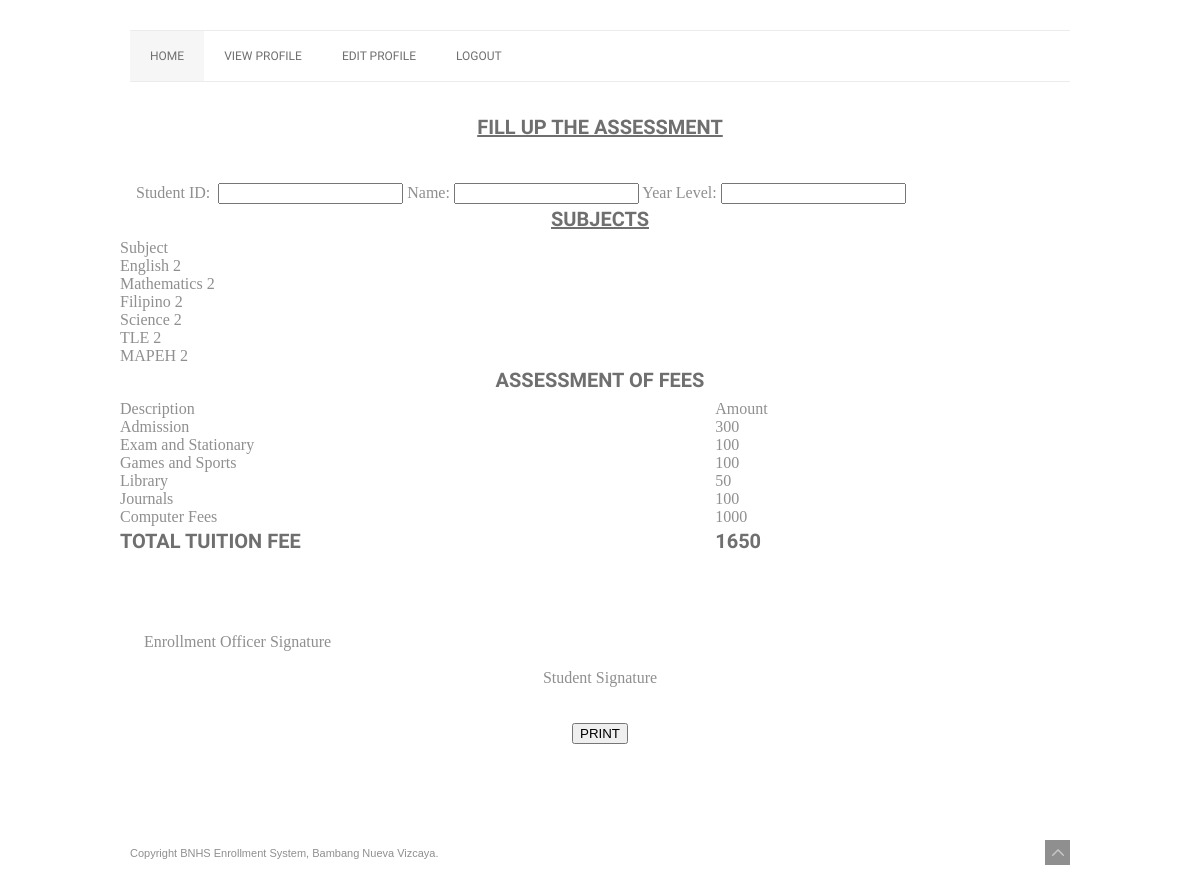
The app's page /web/assessment3.php with its own data.
### tables this page shows
CREATE TABLE `tblsubjects` (
  `RecNo` bigint(10) NOT NULL AUTO_INCREMENT,
  `Level` varchar(100) DEFAULT NULL,
  `Subject` varchar(100) DEFAULT NULL,
  `Teacher` varchar(100) DEFAULT NULL,
  PRIMARY KEY (`RecNo`)
);

### web/assessment3.php (the view, shortened to what this page needs)
<!DOCTYPE html>
<head>
    <link rel="stylesheet" href="css/960_12_col.css" media="screen" />
    <link rel="stylesheet" href="css/reset.css" media="screen" />
    <link rel="stylesheet" href="css/style.css" media="screen" />
    <link rel="stylesheet" href="css/anythingslider.css">
    <link rel="stylesheet" title="activestyle" href="css/default-blue.css" media="screen" />
</head>
<body>
    <section id="header-wrapper">
        <header id="header" class="clearfix">
            <section id="nav-container">
         <nav id="nav">
                    <ul>
                        <li class="active"><a href="index.html">Home</a></li>
                                <li> <a href="viewprofile.php">View Profile</a></li>
                                <li> <a href="searcheditstudent.php">Edit Profile</a></li>
                                <li> <a href="mainhome.html">Logout</a></li>
            </ul>
			</nav>
            </section>
        </header>
    </section>
    <section id="content-wrapper">
<div class="container">
<center><h2><strong><u>FIll up the Assessment</u></strong></h2></center>
<br><br>
<form name="myform" action="oldstudents.php" method="get" onsubmit="return validateForm()">
&nbsp;&nbsp;&nbsp;&nbsp;Student  ID: &nbsp;<input type="text" name="studentid" class="ed" id="brnu" />
Name:&nbsp;<input type="text" name="name" class="ed" id="brnu" />
Year Level:&nbsp;<input type="text" name="level" class="ed" id="brnu" />
</form>
		<center><h2><strong><u>SUBJECTS</u></strong></h2></center>
      <div class="row">
                <table class="table table-striped table-bordered">
                  <thead>
                    <tr>
                      <th>Subject</th>
                    </tr>
                  </thead>
                  <tbody>
                  <?php
                   $pdo = Database::connect();
                    $sql = "SELECT * FROM tblsubjects WHERE Level= 'Grade 8'";
                   foreach ($pdo->query($sql) as $row) {
                            echo '<tr>';
							echo '<td>'. $row['Subject'] . '</td>';
                            echo '</tr>';
                   }
                  ?>
                  </tbody>
            </table>
			<center><h2><strong>Assessment of Fees</strong></h2></center>
	<table style="width:80%">
	 <tr>
    <th>Description</th>
    <th>Amount</th>
  </tr>
	<tr>
    <td>Admission</td>
    <td>300</td>
  </tr>
  <tr>
    <td>Exam and Stationary</td>
    <td>100</td>
  </tr>
  <tr>
    <td>Games and Sports</td>
    <td>100</td>
  </tr>
  <tr>
    <td>Library</td>
    <td>50</td>
  </tr>
  <tr>
    <td>Journals</td>
    <td>100</td>
  </tr>
  <tr>
    <td>Computer Fees</td>
    <td>1000</td>
  </tr>
 <tr>
    <td><h2>Total Tuition Fee</h2></td>
    <td><h2>1650</h2></td>
  </tr>
</table>
        </div>
		<br>
		<br>
		<br>
		<br>
		&nbsp;&nbsp;&nbsp;&nbsp;&nbsp;&nbsp;Enrollment Officer Signature
		<br><br>
		<center>Student Signature</center>
		<br>
		<br>
		<FORM>
<center><INPUT TYPE="button" name="print" value="PRINT" onClick="window.print()"></center>
</FORM>
    </section>
<br>
<br>
<br>
<br>
    <footer id="footer" class="clearfix">
        <section class="container_12 clearfix">
            <section class="copyright">
                <p>Copyright BNHS Enrollment System, Bambang Nueva Vizcaya. <span class="find-out-more"></span></p>
                <a class="to-top-link"><img src="img/to-top.png" class="to-top" alt="back to top"/></a>
            </section>
        </section>
    </footer>
</body>
</html>

### web/css/960_12_col.css (style rules this page uses)
.container_12 { margin-left: auto; margin-right: auto; width: 960px; float: left; }
.clearfix:before, .clearfix:after, .container_12:before, .container_12:after { content: '.'; display: block; overflow: hidden; visibility: hidden; font-size: 0; line-height: 0; width: 0; height: 0; }
.clearfix:after, .container_12:after { clear: both; }
.clearfix, .container_12 { zoom: 1; }

### web/css/style.css (style rules this page uses)
body { background: #fff; color: #8f8f8f; }
h1, h2, h3, h4, h5, h6 { color: #6f6f6f; text-transform: uppercase; margin-bottom: 5px; }
h2 { font: bold 20px 'Droid Sans', sans-serif; line-height: 30px; }
p { font: normal 12px 'Droid Sans', sans-serif; line-height: 20px; }
a { text-decoration: none; font: 12px 'Droid Sans', sans-serif; -webkit-transition: all 0.3s ease 0s; -moz-transition: all 0.3s ease 0s; -o-transition: all 0.3s ease 0s; -ms-transition: all 0.3s ease 0s; transition: all 0.3s ease 0s; }
#header-wrapper { width: 100%; }
#header { width: 940px; margin-top: 30px; margin-bottom: 30px; margin-right: auto; margin-left: auto; }
#nav-container { width: 940px; border-top: 1px solid #ececec; border-bottom: 1px solid #ececec; height: 50px; float: left; }
#nav { width: 705px; margin-right: 20px; float: left; list-style: none; height: 50px; }
#nav > ul { display: block !important; }
#nav li { float: left; list-style: none; position: relative; padding: 18px 20px; -webkit-transition: all 0.3s ease 0s; -moz-transition: all 0.3s ease 0s; -o-transition: all 0.3s ease 0s; -ms-transition: all 0.3s ease 0s; transition: all 0.3s ease 0s; }
#nav li a { text-decoration: none; float: none; display: block; color: #6f6f6f; text-transform: uppercase; font: 12px 'Droid Sans', sans-serif; }
#nav li.active { background: #f6f6f6; }
#content-wrapper { margin: 0 auto; padding-bottom: 10px; width: 960px; overflow: hidden; }
#footer { width: 960px; margin: 0 auto; padding-bottom: 10px; }
.container_12 .copyright { padding-top: 20px; width: 940px; margin: 0 10px; }
.container_12 .copyright p { font: 11px Arial, sans-serif; color: #8f8f8f; float: left; width: 900px; margin-right: 15px; }
.container_12 .copyright .to-top { background: #8f8f8f; width: 25px; height: 25px; position: relative; top: -6px; cursor: pointer; -webkit-transition: all 0.3s ease 0s; -moz-transition: all 0.3s ease 0s; -o-transition: all 0.3s ease 0s; -ms-transition: all 0.3s ease 0s; transition: all 0.3s ease 0s; }

### web/css/default-blue.css (style rules this page uses)
a { color: #61d5d1; }

### records on screen
tblsubjects: Subject "English 2"
tblsubjects: Subject "Mathematics 2"
tblsubjects: Subject "Filipino 2"
tblsubjects: Subject "Science 2"
tblsubjects: Subject "TLE 2"
tblsubjects: Subject "MAPEH 2"
